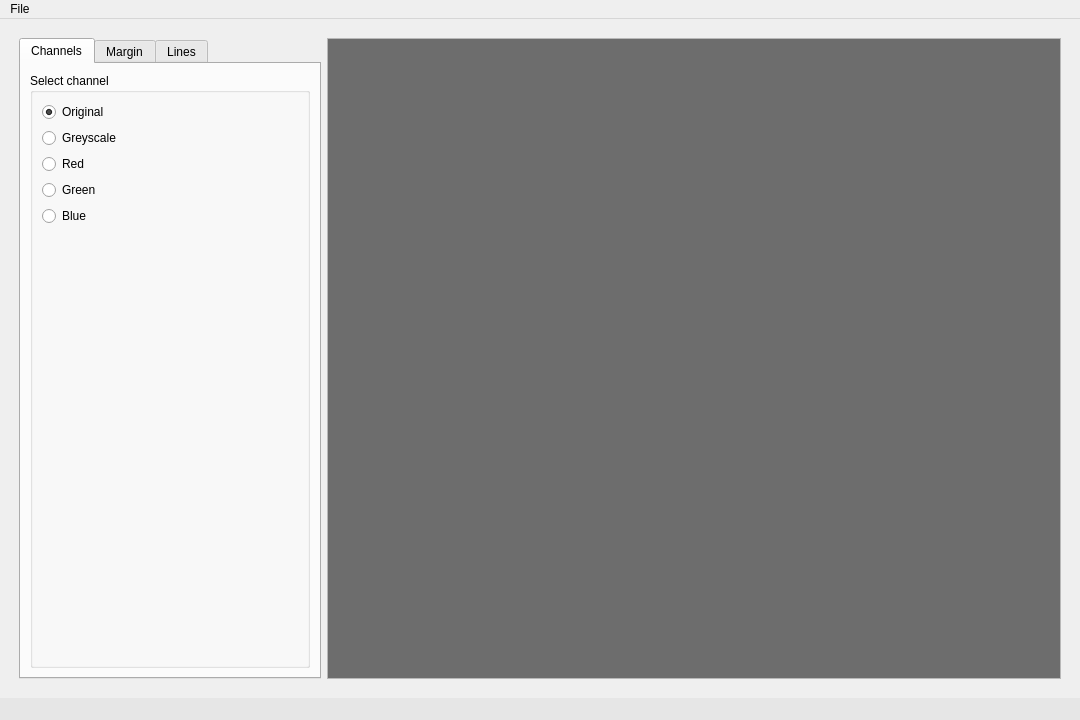
<?xml version="1.0" encoding="UTF-8"?>
<ui version="4.0">
 <class>MainWindow</class>
 <widget class="QMainWindow" name="MainWindow">
  <property name="geometry">
   <rect>
    <x>0</x>
    <y>0</y>
    <width>1080</width>
    <height>720</height>
   </rect>
  </property>
  <property name="windowTitle">
   <string>Image editor</string>
  </property>
  <property name="windowIcon">
   <iconset>
    <normaloff>imageEditorIcon.png</normaloff>imageEditorIcon.png</iconset>
  </property>
  <property name="styleSheet">
   <string notr="true"/>
  </property>
  <widget class="QWidget" name="centralwidget">
   <property name="styleSheet">
    <string notr="true"/>
   </property>
   <layout class="QGridLayout" name="gridLayout">
    <item row="0" column="0">
     <layout class="QFormLayout" name="formLayout">
      <property name="leftMargin">
       <number>10</number>
      </property>
      <property name="topMargin">
       <number>10</number>
      </property>
      <property name="rightMargin">
       <number>10</number>
      </property>
      <property name="bottomMargin">
       <number>10</number>
      </property>
      <item row="0" column="0">
       <widget class="QTabWidget" name="tabWidget">
        <property name="sizePolicy">
         <sizepolicy hsizetype="Minimum" vsizetype="Expanding">
          <horstretch>0</horstretch>
          <verstretch>0</verstretch>
         </sizepolicy>
        </property>
        <property name="currentIndex">
         <number>0</number>
        </property>
        <widget class="QWidget" name="channelsTab">
         <attribute name="title">
          <string>Channels</string>
         </attribute>
         <layout class="QGridLayout" name="gridLayout_4">
          <item row="0" column="0">
           <widget class="QGroupBox" name="channelsGB">
            <property name="title">
             <string>Select channel</string>
            </property>
            <layout class="QGridLayout" name="gridLayout_5">
             <item row="0" column="0">
              <widget class="QRadioButton" name="originalRB">
               <property name="text">
                <string>Original</string>
               </property>
               <property name="checked">
                <bool>true</bool>
               </property>
              </widget>
             </item>
             <item row="1" column="0">
              <widget class="QRadioButton" name="greyscaleRB">
               <property name="text">
                <string>Greyscale</string>
               </property>
               <property name="checked">
                <bool>false</bool>
               </property>
              </widget>
             </item>
             <item row="2" column="0">
              <widget class="QRadioButton" name="redRB">
               <property name="text">
                <string>Red</string>
               </property>
              </widget>
             </item>
             <item row="3" column="0">
              <widget class="QRadioButton" name="greenRB">
               <property name="text">
                <string>Green</string>
               </property>
              </widget>
             </item>
             <item row="4" column="0" alignment="Qt::AlignTop">
              <widget class="QRadioButton" name="blueRB">
               <property name="sizePolicy">
                <sizepolicy hsizetype="Minimum" vsizetype="Expanding">
                 <horstretch>0</horstretch>
                 <verstretch>0</verstretch>
                </sizepolicy>
               </property>
               <property name="text">
                <string>Blue</string>
               </property>
              </widget>
             </item>
            </layout>
           </widget>
          </item>
         </layout>
        </widget>
        <widget class="QWidget" name="marginTab">
         <attribute name="title">
          <string>Margin</string>
         </attribute>
         <layout class="QGridLayout" name="gridLayout_7">
          <item row="0" column="0">
           <widget class="QGroupBox" name="groupBox_4">
            <property name="title">
             <string>Set margin</string>
            </property>
            <layout class="QFormLayout" name="formLayout_2">
             <item row="0" column="1">
              <widget class="QSpinBox" name="upSB">
               <property name="maximum">
                <number>30</number>
               </property>
              </widget>
             </item>
             <item row="0" column="0">
              <widget class="QLabel" name="label">
               <property name="text">
                <string>Up</string>
               </property>
              </widget>
             </item>
             <item row="1" column="1">
              <widget class="QSpinBox" name="rightSB">
               <property name="sizePolicy">
                <sizepolicy hsizetype="Minimum" vsizetype="Fixed">
                 <horstretch>0</horstretch>
                 <verstretch>0</verstretch>
                </sizepolicy>
               </property>
               <property name="maximum">
                <number>30</number>
               </property>
              </widget>
             </item>
             <item row="1" column="0">
              <widget class="QLabel" name="label_2">
               <property name="text">
                <string>Right</string>
               </property>
              </widget>
             </item>
             <item row="2" column="0">
              <widget class="QLabel" name="label_3">
               <property name="text">
                <string>Bottom</string>
               </property>
              </widget>
             </item>
             <item row="2" column="1">
              <widget class="QSpinBox" name="bottomSB">
               <property name="maximum">
                <number>30</number>
               </property>
              </widget>
             </item>
             <item row="3" column="0">
              <widget class="QLabel" name="label_4">
               <property name="text">
                <string>Left</string>
               </property>
              </widget>
             </item>
             <item row="3" column="1">
              <widget class="QSpinBox" name="leftSB">
               <property name="maximum">
                <number>30</number>
               </property>
              </widget>
             </item>
            </layout>
           </widget>
          </item>
         </layout>
        </widget>
        <widget class="QWidget" name="linesTab">
         <attribute name="title">
          <string>Lines</string>
         </attribute>
         <layout class="QGridLayout" name="gridLayout_2">
          <item row="0" column="0">
           <widget class="QGroupBox" name="groupBox">
            <property name="sizePolicy">
             <sizepolicy hsizetype="Preferred" vsizetype="Maximum">
              <horstretch>0</horstretch>
              <verstretch>0</verstretch>
             </sizepolicy>
            </property>
            <property name="title">
             <string>Draw line</string>
            </property>
            <layout class="QGridLayout" name="gridLayout_3">
             <item row="2" column="0">
              <widget class="QLabel" name="label_6">
               <property name="text">
                <string>Y1</string>
               </property>
              </widget>
             </item>
             <item row="0" column="1">
              <widget class="QLineEdit" name="x1LE"/>
             </item>
             <item row="0" column="0">
              <widget class="QLabel" name="label_5">
               <property name="text">
                <string>X1</string>
               </property>
              </widget>
             </item>
             <item row="3" column="0">
              <widget class="QLabel" name="label_7">
               <property name="text">
                <string>X2</string>
               </property>
              </widget>
             </item>
             <item row="4" column="1">
              <widget class="QLineEdit" name="y2LE"/>
             </item>
             <item row="3" column="1">
              <widget class="QLineEdit" name="x2LE"/>
             </item>
             <item row="5" column="1">
              <widget class="QSpinBox" name="thicknessSB">
               <property name="minimum">
                <number>1</number>
               </property>
               <property name="maximum">
                <number>15</number>
               </property>
              </widget>
             </item>
             <item row="2" column="1">
              <widget class="QLineEdit" name="y1LE"/>
             </item>
             <item row="4" column="0">
              <widget class="QLabel" name="label_8">
               <property name="text">
                <string>Y2</string>
               </property>
              </widget>
             </item>
             <item row="5" column="0">
              <widget class="QLabel" name="label_9">
               <property name="text">
                <string>Thickness</string>
               </property>
              </widget>
             </item>
             <item row="6" column="0" colspan="2">
              <widget class="QPushButton" name="drawBtn">
               <property name="text">
                <string>Draw</string>
               </property>
              </widget>
             </item>
            </layout>
           </widget>
          </item>
          <item row="1" column="0">
           <widget class="QGroupBox" name="groupBox_3">
            <property name="title">
             <string>All lines</string>
            </property>
            <layout class="QGridLayout" name="gridLayout_6">
             <item row="0" column="0">
              <widget class="QListWidget" name="linesLst">
               <property name="font">
                <font>
                 <pointsize>7</pointsize>
                </font>
               </property>
              </widget>
             </item>
            </layout>
           </widget>
          </item>
         </layout>
        </widget>
       </widget>
      </item>
      <item row="0" column="1">
       <widget class="QScrollArea" name="scrollArea">
        <property name="widgetResizable">
         <bool>true</bool>
        </property>
        <widget class="QWidget" name="scrollAreaWidgetContents">
         <property name="geometry">
          <rect>
           <x>0</x>
           <y>0</y>
           <width>721</width>
           <height>625</height>
          </rect>
         </property>
         <property name="styleSheet">
          <string notr="true">background-color: rgb(109, 109, 109)</string>
         </property>
         <layout class="QGridLayout" name="gridLayout_8">
          <item row="0" column="0">
           <widget class="QLabel" name="imageLbl">
            <property name="sizePolicy">
             <sizepolicy hsizetype="Minimum" vsizetype="Preferred">
              <horstretch>0</horstretch>
              <verstretch>0</verstretch>
             </sizepolicy>
            </property>
            <property name="styleSheet">
             <string notr="true"/>
            </property>
            <property name="text">
             <string/>
            </property>
            <property name="scaledContents">
             <bool>false</bool>
            </property>
            <property name="alignment">
             <set>Qt::AlignCenter</set>
            </property>
            <property name="margin">
             <number>0</number>
            </property>
            <property name="indent">
             <number>-1</number>
            </property>
           </widget>
          </item>
         </layout>
        </widget>
       </widget>
      </item>
     </layout>
    </item>
   </layout>
  </widget>
  <widget class="QMenuBar" name="menubar">
   <property name="geometry">
    <rect>
     <x>0</x>
     <y>0</y>
     <width>1080</width>
     <height>26</height>
    </rect>
   </property>
   <property name="styleSheet">
    <string notr="true"/>
   </property>
   <widget class="QMenu" name="menuFile">
    <property name="title">
     <string>File</string>
    </property>
    <addaction name="loadImageBtn"/>
    <addaction name="captureImageBtn"/>
    <addaction name="saveImageBtn"/>
    <addaction name="separator"/>
    <addaction name="exitBtn"/>
   </widget>
   <addaction name="menuFile"/>
  </widget>
  <widget class="QStatusBar" name="statusBar">
   <property name="toolTip">
    <string/>
   </property>
   <property name="statusTip">
    <string/>
   </property>
   <property name="styleSheet">
    <string notr="true">background-color: rgb(230, 230, 230)</string>
   </property>
  </widget>
  <action name="loadImageBtn">
   <property name="text">
    <string>Load image</string>
   </property>
  </action>
  <action name="captureImageBtn">
   <property name="text">
    <string>Capture image</string>
   </property>
  </action>
  <action name="actionExit">
   <property name="text">
    <string>Exit</string>
   </property>
  </action>
  <action name="exitBtn">
   <property name="text">
    <string>Exit</string>
   </property>
  </action>
  <action name="saveImageBtn">
   <property name="text">
    <string>Save image</string>
   </property>
  </action>
 </widget>
 <resources/>
 <connections/>
</ui>
